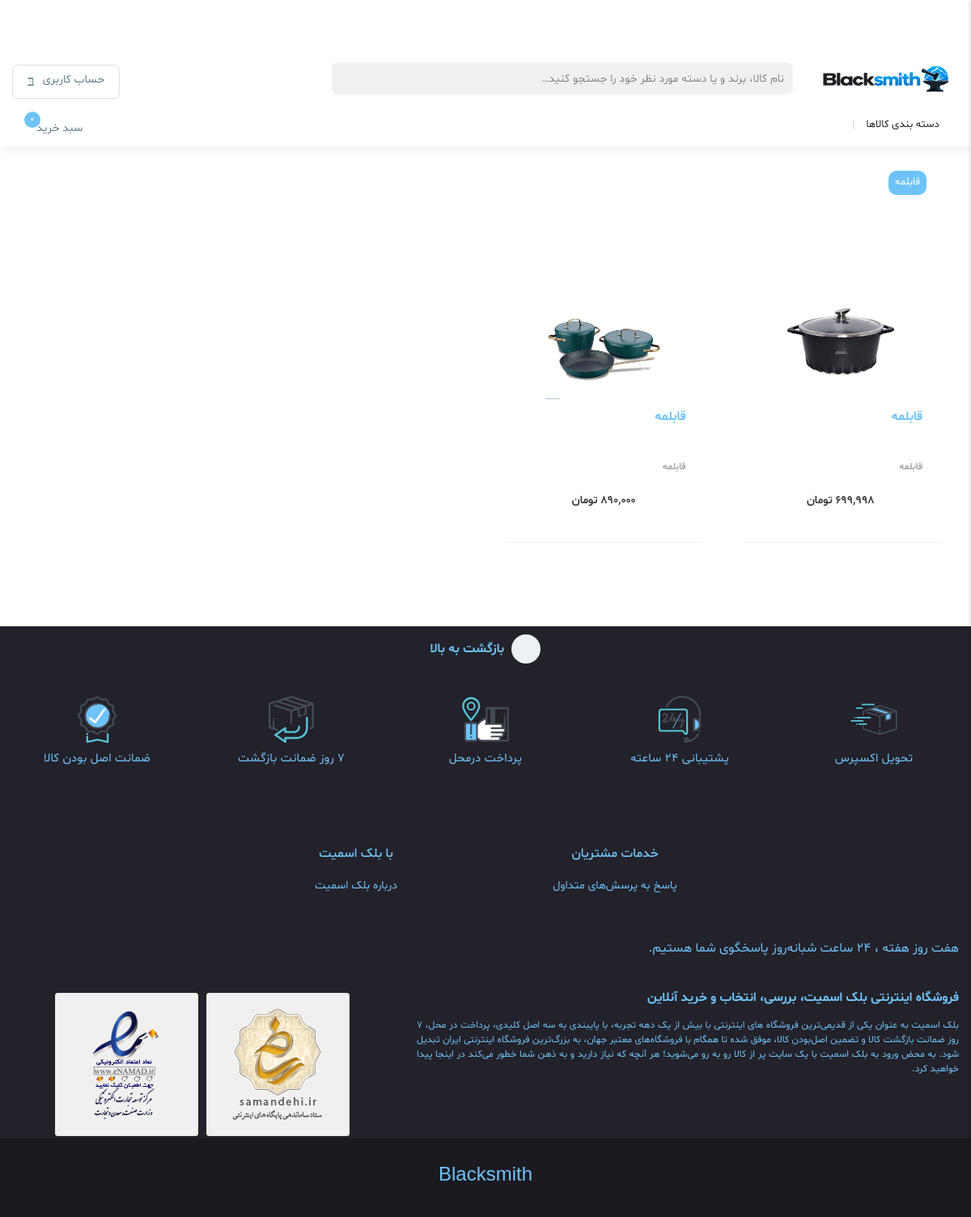
Page /products/category/13/ on the earlier database version.
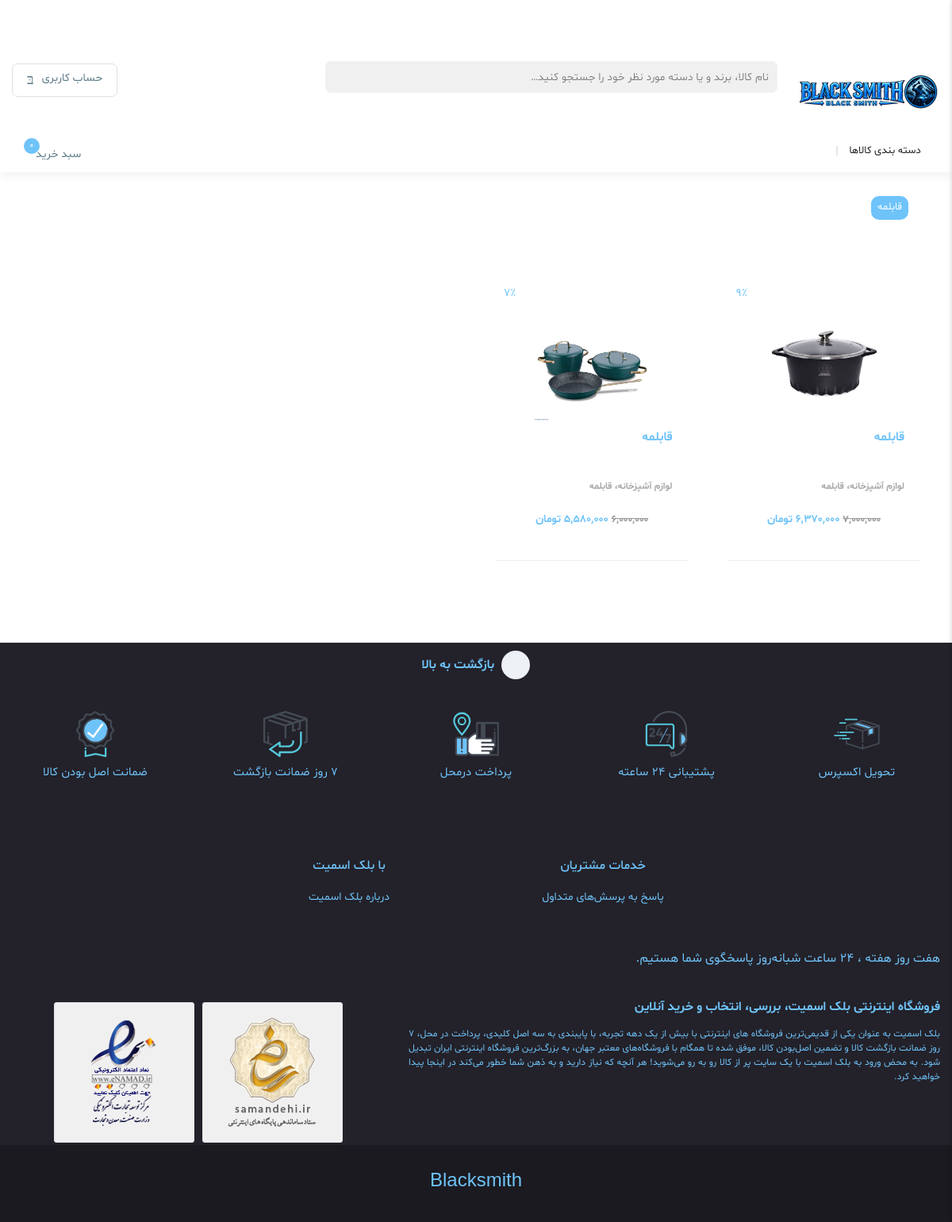
Same page on the later database version.
### app_market/models.py (models this page shows, shortened)
class Product(models.Model):
    name_fa = models.CharField(max_length=255, null=True)
    name_en = models.CharField(max_length=255, null=True)
    price = models.PositiveIntegerField()
    discount = models.IntegerField(default=0)
    count = models.PositiveIntegerField()
    brand = models.ForeignKey('Brand', on_delete=models.CASCADE)
    is_suggested = models.BooleanField(default=False)
    is_amazing = models.BooleanField(default=False)
    footer_right = models.BooleanField(default=False)
    footer_left = models.BooleanField(default=False)
    footer_Middle = models.BooleanField(default=False)
    Category = models.ManyToManyField('Category')
    color = models.ManyToManyField('color')
    features = models.ManyToManyField('features')
    @property
    def images(self):
        return Image.objects.filter(
            object_id=self.id,
            content_type=ContentType.objects.get_for_model(self.__class__).id
        )
    def get_absolute_url(self):
        return reverse('app_market:product_detail', args=(self.id, ))
    def discounted_price(self):
        if self.discount > 0:
            return self.price - (self.price * self.discount // 100)
        return self.price

class Image(models.Model):
    url = models.CharField(max_length=150, null=True, blank=True)
    Category_num = models.IntegerField(null=True , blank=True)
    image = models.ImageField(upload_to='store/images/', null=True)
    content_type = models.ForeignKey(ContentType, on_delete=models.CASCADE, null=True, related_name='app_market_images')
    object_id = models.PositiveIntegerField(null=True)
    content_object = GenericForeignKey("content_type", "object_id")

class Category(models.Model):
    parent = models.ForeignKey( 'self', related_name='sub_categories', on_delete=models.SET_NULL, null=True, blank=True )
    name = models.CharField(max_length=50 , null=True)
    slug = models.SlugField(max_length=50 , null=True , blank=True)
    is_available = models.BooleanField(default= True)

class SiteSettings(models.Model):
    top_banner_1 = models.ImageField(
        upload_to='site/',
        null=True,
        blank=True,
        verbose_name='بنر بالایی سمت چپ',
        help_text='ابعاد پیشنهادی: 856 × 428 پیکسل'
    )
    top_banner_1_category_num = models.PositiveIntegerField(
        null=True,
        blank=True,
        verbose_name='شماره دسته‌بندی بنر بالایی سمت چپ'
    )
    top_banner_2 = models.ImageField(
        upload_to='site/',
        null=True,
        blank=True,
        verbose_name='بنر پایینی سمت چپ',
        help_text='ابعاد پیشنهادی: 856 × 428 پیکسل'
    )
    top_banner_2_category_num = models.PositiveIntegerField(
        null=True,
        blank=True,
        verbose_name='شماره دسته‌بندی بنر پایینی سمت چپ'
    )
    instant_suggestion = models.ImageField(
        upload_to='site/',
        null=True,
        blank=True,
        verbose_name='پیشنهاد لحظه‌ای',
        help_text='ابعاد پیشنهادی: 1920 × 229 پیکسل'
    )
    bestseller_banner_1 = models.ImageField(
        upload_to='site/',
        null=True,
        blank=True,
        verbose_name='بنر سمت راست پرفروش‌ترین‌ها',
        help_text='ابعاد پیشنهادی: 820 × 300 پیکسل'
    )
    bestseller_banner_1_category_num = models.PositiveIntegerField(
        null=True,
        blank=True,
        verbose_name='شماره دسته‌بندی بنر سمت راست پرفروش‌ترین‌ها'
    )
    bestseller_banner_2 = models.ImageField(
        upload_to='site/',
        null=True,
        blank=True,
        verbose_name='بنر سمت چپ پرفروش‌ترین‌ها',
        help_text='ابعاد پیشنهادی: 820 × 300 پیکسل'
    )
    bestseller_banner_2_category_num = models.PositiveIntegerField(
        null=True,
        blank=True,
        verbose_name='شماره دسته‌بندی بنر سمت چپ پرفروش‌ترین‌ها'
    )
    special_offer = models.ImageField(
        upload_to='site/',
        null=True,
        blank=True,
        verbose_name='پیشنهاد شگفت‌انگیز',
        help_text='ابعاد پیشنهادی: 495 × 864 پیکسل'
    )
    category_banner_1 = models.ImageField(
        upload_to='site/',
        null=True,
        blank=True,
        verbose_name='تصویر اول زیر پیشنهاد شگفت‌انگیز',
        help_text='ابعاد پیشنهادی: 400 × 300 پیکسل'
    )
    category_banner_1_category_num = models.PositiveIntegerField(
        null=True,
        blank=True,
        verbose_name='شماره دسته‌بندی تصویر اول'
    )
    category_banner_2 = models.ImageField(
        upload_to='site/',
        null=True,
        blank=True,
        verbose_name='تصویر دوم زیر پیشنهاد شگفت‌انگیز',
        help_text='ابعاد پیشنهادی: 400 × 300 پیکسل'
    )
    category_banner_2_category_num = models.PositiveIntegerField(
        null=True,
        blank=True,
        verbose_name='شماره دسته‌بندی تصویر دوم'
    )
    category_banner_3 = models.ImageField(
        upload_to='site/',
        null=True,
        blank=True,
        verbose_name='تصویر سوم زیر پیشنهاد شگفت‌انگیز',
        help_text='ابعاد پیشنهادی: 400 × 300 پیکسل'
    )
    category_banner_3_category_num = models.PositiveIntegerField(
        null=True,
        blank=True,
        verbose_name='شماره دسته‌بندی تصویر سوم'
    )
    category_banner_4 = models.ImageField(
        upload_to='site/',
        null=True,
        blank=True,
        verbose_name='تصویر چهارم زیر پیشنهاد شگفت‌انگیز',
        help_text='ابعاد پیشنهادی: 400 × 300 پیکسل'
    )
    category_banner_4_category_num = models.PositiveIntegerField(
        null=True,
        blank=True,
        verbose_name='شماره دسته‌بندی تصویر چهارم'
    )
    bottom_banner = models.ImageField(
        upload_to='site/',
        null=True,
        blank=True,
        verbose_name='بنر پایینی سایت',
        help_text='ابعاد پیشنهادی: 1920 × 244 پیکسل'
    )
    bottom_banner_category_num = models.PositiveIntegerField(
        null=True,
        blank=True,
        verbose_name='شماره دسته‌بندی بنر پایینی سایت'
    )
    logo = models.ImageField(
        upload_to='site/',
        null=True,
        blank=True,
        verbose_name='لوگوی سایت',
        help_text='ابعاد پیشنهادی: 128 × 36 پیکسل'
    )
    favicon = models.ImageField(
        upload_to='site/',
        null=True,
        blank=True,
        verbose_name='فاوآیکون سایت',
        help_text='ابعاد پیشنهادی: 32 × 32 پیکسل، فرمت PNG یا ICO'
    )
    class Meta:
        verbose_name = 'تنظیمات سایت'
        verbose_name_plural = 'تنظیمات سایت'

### app_market/views.py (the view)
# urls.py: path('products/category/<int:category_id>/', product_list_by_category, name='product_list_by_category'),
def product_list_by_category(request, category_id):
    item_count = 0
    if request.user.is_authenticated:
        basket = Basket.objects.filter(user=request.user).first()
        item_count = basket.basketitem_set.count() if basket else 0
    main_category = Category.objects.all()
    category = get_object_or_404(Category, id=category_id)
    products = Product.objects.filter(Category=category)
    return render(request, 'product_list.html', {'products_list': products, 'category_list': category, 'category': main_category, 'item_count': item_count})

### app_market/context_processors.py (called while the page is built)
def site_settings(request):
    return {
        'site_settings': SiteSettings.objects.filter(pk=1).first(),
        'site_brands': Brand.objects.filter(
            is_active=True,
            image__isnull=False
        ).exclude(image='').order_by('display_order', 'id')
    }

### app_market/templates/product_list.html (shortened to what this page needs)
<!DOCTYPE html>
{% extends 'base.html' %}
{% load static %}
{% load humanize %}
{% block content %}
    <main class="main-content dt-sl mb-3">
        <div class="container main-container">
            <div class="row">
                <div class="col-lg-12 col-md-12 col-sm-12 search-card-res">
                    <div class="dt-sl dt-sn px-0 search-amazing-tab">
                        <div class="ah-tab-wrapper dt-sl">
                            <div class="ah-tab dt-sl">
                                <a class="ah-tab-item" data-ah-tab-active="true" href="">{{ category_list.name }}</a>
                            </div>
                        </div>
                        <div class="ah-tab-content-wrapper dt-sl px-res-0">
                            <div class="ah-tab-content dt-sl" data-ah-tab-active="true">
                                <div class="row mb-3 mx-0 px-res-0" id="productResults"  >
                                    {% for product in products_list %}
                                    <div class="col-lg-3 col-md-4 col-sm-6 col-12 px-10 mb-1 px-res-0">
                                        <div class="product-card mb-2 mx-res-0">
                                            <div class="product-head">
                                                {% if product.discount and product.discounted_price < product.price %}
                                                    <div class="discount" style="background:transparent !important; color:#6ec3f9; padding:0;">
                                                        {{ product.discount }}٪
                                                    </div>
                                                {% endif %}
                                            </div>
                                            <a class="product-thumb" href="{{ product.get_absolute_url }}">
                                                <img src="{{ product.images.first.image.url }}" alt="Product Thumbnail">
                                            </a>
                                            <div class="product-card-body">
                                                <h5 class="product-title">
                                                    <a href="{{ product.get_absolute_url }}"> {{ product.name_fa }} </a>
                                                </h5>
                                                <a class="product-meta" href="{{ product.get_absolute_url }}">
                                                    {% for category in product.Category.all %}
                                                        {{ category.name }}{% if not forloop.last %}،{% endif %}
                                                    {% endfor %}
                                                </a>
                                                <div class="product-price">
                                                    {% if product.discount and product.discounted_price < product.price %}
                                                        <div class="mobile-discount-price">
                                                            <del>{{ product.price|intcomma }}</del>
                                                            <span>{{ product.discounted_price|intcomma }} تومان</span>
                                                        </div>
                                                    {% else %}
                                                        <span>{{ product.price|intcomma }} تومان</span>
                                                    {% endif %}
                                                </div>
                                            </div>
                                        </div>
                                    </div>
                                    {% empty %}
                                        <p>هیچ محصولی یافت نشد.</p>
                                    {% endfor %}
                                </div>
                            </div>
                        </div>
                    </div>
                </div>
            </div>
        </div>
    </main>
{% endblock content %}

### app_market/templates/base.html (shortened to what the changed rows need)
<!DOCTYPE html>
{% load static %}
<html lang="fa">
<head>
    <link rel="stylesheet" href="{% static '/assets/css/vendor/font-awesome.min.css' %}">
    <link rel="stylesheet" href="{% static '/assets/css/vendor/materialdesignicons.min.css' %}">
    <link rel="stylesheet" href="{% static '/assets/css/vendor/bootstrap.min.css' %}">
    <link rel="stylesheet" href="{% static '/assets/css/vendor/bootstrap-slider.min.css' %}">
    <link rel="stylesheet" href="{% static '/assets/css/vendor/owl.carousel.min.css' %}">
    <link rel="stylesheet" href="{% static '/assets/css/vendor/jquery.horizontalmenu.css' %}">
    <link rel="stylesheet" href="{% static '/assets/css/vendor/jquery-stack-menu.min.css' %}">
    <link rel="stylesheet" href="{% static '/assets/css/vendor/fancybox.min.css' %}">
    <link rel="stylesheet" href="{% static '/assets/css/vendor/nice-select.css' %}">
    <link rel="stylesheet" href="{% static '/assets/css/vendor/nouislider.min.css' %}">
    <link rel="stylesheet" href="{% static '/assets/css/main.css' %}">
    <link rel="stylesheet" href="{% static '/assets/css/colors/blue-color.css' %}" id="colorswitch">
</head>
<body>
    <div class="wrapper">
        <header class="main-header">
            <div class="container main-container">
                <div class="topbar dt-sl">
                    <div class="row">
                        <div class="col-lg-2 col-md-3 col-6">
                            <div class="logo-area">
                                <a href="{% url 'app_market:home' %}">
                                    {% if site_settings and site_settings.logo %}
                                        <img src="{{ site_settings.logo.url }}" alt="Black Smith">
                                    {% else %}
                                        <img src="{% static '/assets/img/logo.PNG' %}" alt="Black Smith">
                                    {% endif %}
                                </a>
                            </div>
                        </div>
                    </div>
                </div>
            </div>
        </header>
        {% block content %}
        {% endblock content %}
        <footer class="main-footer dt-sl">
            <div class="description">
                <div class="container main-container">
                    <div class="row">
                        <div class="site-description col-12 col-lg-7">
                            <h1 class="site-title">فروشگاه اینترنتی بلک اسمیت، بررسی، انتخاب و خرید آنلاین</h1>
                        </div>
                    </div>
                </div>
            </div>
        </footer>
    </div>
</body>
</html>

Differences in the rows shown:
removed Product: images.first.image (picture), name_fa "قابلمه", price "699,998", Category (name "قابلمه")
removed Product: images.first.image (picture), name_fa "قابلمه", price "890,000", Category (name "قابلمه")
added SiteSettings: logo (picture)
added Product: discount "9", images.first.image (picture), name_fa "قابلمه", price "7,000,000", discounted_price "6,370,000", Category (name "قابلمه")
now on this page (row unchanged): Category: name "لوازم آشپزخانه"
added Product: discount "7", images.first.image (picture), name_fa "قابلمه", price "6,000,000", discounted_price "5,580,000", Category (name "قابلمه")
